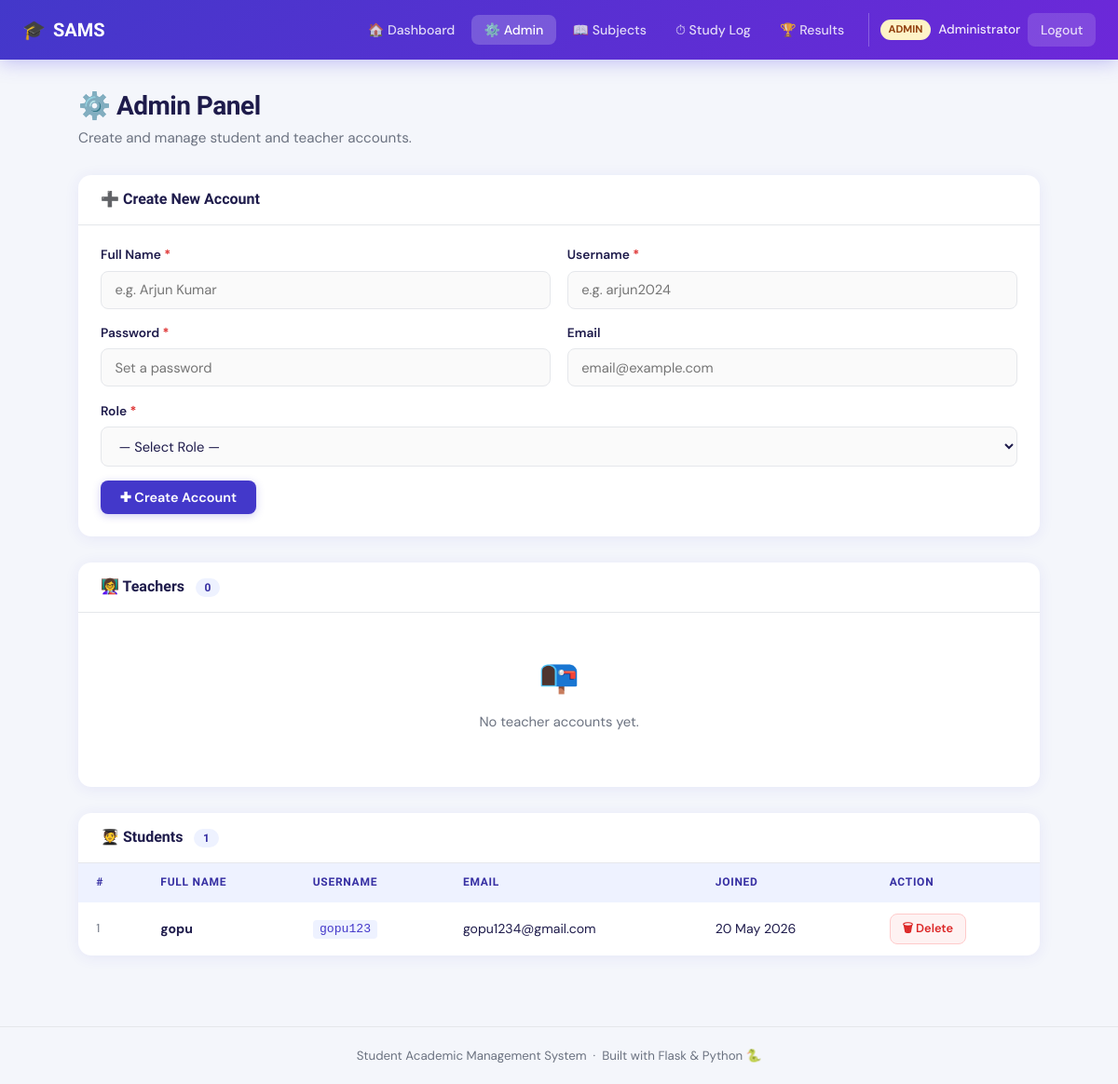
The page /admin (signed in) on the database its author committed.
### app.py (models this page shows)
class User(db.Model):
    id         = db.Column(db.Integer, primary_key=True)
    username   = db.Column(db.String(80), unique=True, nullable=False)
    password   = db.Column(db.String(200), nullable=False)  # stored as a hash, never plain text
    role       = db.Column(db.String(20), nullable=False)   # 'admin', 'teacher', 'student'
    full_name  = db.Column(db.String(100), nullable=False)
    email      = db.Column(db.String(120))
    created_at = db.Column(db.DateTime, default=datetime.utcnow)
    study_logs = db.relationship('StudyLog', backref='student', lazy=True,
                                 foreign_keys='StudyLog.student_id', cascade='all, delete-orphan')
    results    = db.relationship('Result', backref='student', lazy=True,
                                 foreign_keys='Result.student_id', cascade='all, delete-orphan')

### app.py (the view)
@app.route('/admin')
@admin_required
def admin():
    students = User.query.filter_by(role='student').order_by(User.full_name).all()
    teachers = User.query.filter_by(role='teacher').order_by(User.full_name).all()
    return render_template('admin.html', students=students, teachers=teachers)

### app.py (called while the page is built)
def admin_required(f):
    @wraps(f)
    def decorated(*args, **kwargs):
        if 'user_id' not in session:
            return redirect(url_for('login'))
        if session.get('role') != 'admin':
            flash('Access denied. Admins only.', 'danger')
            return redirect(url_for('index'))
        return f(*args, **kwargs)
    return decorated

### templates/admin.html (shortened to what this page needs)
{% extends 'base.html' %}
{% block content %}
<div class="page-header">
    <h1>⚙️ Admin Panel</h1>
    <p>Create and manage student and teacher accounts.</p>
</div>
<div class="card">
    <div class="card-header"><h2>➕ Create New Account</h2></div>
    <form method="POST" action="{{ url_for('add_user') }}" class="form">
        <div class="form-row">
            <div class="form-group">
                <label>Full Name <span class="required">*</span></label>
                <input type="text" name="full_name" placeholder="e.g. Arjun Kumar" required>
            </div>
            <div class="form-group">
                <label>Username <span class="required">*</span></label>
                <input type="text" name="username" placeholder="e.g. arjun2024" required>
            </div>
        </div>
        <div class="form-row">
            <div class="form-group">
                <label>Password <span class="required">*</span></label>
                <input type="password" name="password" placeholder="Set a password" required>
            </div>
            <div class="form-group">
                <label>Email</label>
                <input type="email" name="email" placeholder="email@example.com">
            </div>
        </div>
        <div class="form-group">
            <label>Role <span class="required">*</span></label>
            <select name="role" required>
                <option value="">— Select Role —</option>
            </select>
        </div>
        <button type="submit" class="btn btn-primary">✚ Create Account</button>
    </form>
</div>
<div class="card">
    <div class="card-header">
        <h2>👩‍🏫 Teachers <span class="count-badge">{{ teachers | length }}</span></h2>
    </div>
    {% if teachers %}
    <div class="table-wrap">
    <table class="table">
        <thead><tr><th>#</th><th>Full Name</th><th>Username</th><th>Email</th><th>Action</th></tr></thead>
        <tbody>
            {% for t in teachers %}
            <tr>
                <td class="row-num">{{ loop.index }}</td>
                <td><strong>{{ t.full_name }}</strong></td>
                <td><code>{{ t.username }}</code></td>
                <td>{{ t.email or '—' }}</td>
                <td>
                    <a href="{{ url_for('delete_user', id=t.id) }}"
                       class="btn btn-danger btn-sm"
                       onclick="return confirm('Delete teacher account for {{ t.full_name }}?')">🗑 Delete</a>
                </td>
            </tr>
            {% endfor %}
        </tbody>
    </table>
    </div>
    {% else %}
    <div class="empty-state"><div class="empty-icon">📭</div><p>No teacher accounts yet.</p></div>
    {% endif %}
</div>
<div class="card">
    <div class="card-header">
        <h2>🧑‍🎓 Students <span class="count-badge">{{ students | length }}</span></h2>
    </div>
    {% if students %}
    <div class="table-wrap">
    <table class="table">
        <thead><tr><th>#</th><th>Full Name</th><th>Username</th><th>Email</th><th>Joined</th><th>Action</th></tr></thead>
        <tbody>
            {% for s in students %}
            <tr>
                <td class="row-num">{{ loop.index }}</td>
                <td><strong>{{ s.full_name }}</strong></td>
                <td><code>{{ s.username }}</code></td>
                <td>{{ s.email or '—' }}</td>
                <td>{{ s.created_at.strftime('%d %b %Y') }}</td>
                <td>
                    <a href="{{ url_for('delete_user', id=s.id) }}"
                       class="btn btn-danger btn-sm"
                       onclick="return confirm('Delete student account for {{ s.full_name }}?')">🗑 Delete</a>
                </td>
            </tr>
            {% endfor %}
        </tbody>
    </table>
    </div>
    {% else %}
    <div class="empty-state"><div class="empty-icon">📭</div><p>No student accounts yet.</p></div>
    {% endif %}
</div>
{% endblock %}

### templates/base.html (shortened to what this page needs)
<!DOCTYPE html>
<html lang="en">
<head>
    <link rel="stylesheet" href="{{ url_for('static', filename='style.css') }}">
</head>
<body>
<nav class="navbar">
    <a href="{{ url_for('index') }}" class="nav-brand">
        <span>🎓</span><span>SAMS</span>
    </a>
    <ul class="nav-links">
        <li><a href="{{ url_for('index') }}" class="{{ 'active' if request.endpoint == 'index' else '' }}">🏠 Dashboard</a></li>
        {% if session.get('role') == 'admin' %}
        <li><a href="{{ url_for('admin') }}" class="{{ 'active' if request.endpoint == 'admin' else '' }}">⚙️ Admin</a></li>
        {% endif %}
        <li><a href="{{ url_for('subjects') }}" class="{{ 'active' if request.endpoint == 'subjects' else '' }}">📖 Subjects</a></li>
        <li><a href="{{ url_for('study_log') }}" class="{{ 'active' if request.endpoint == 'study_log' else '' }}">⏱ Study Log</a></li>
        <li><a href="{{ url_for('results') }}" class="{{ 'active' if request.endpoint == 'results' else '' }}">🏆 Results</a></li>
        <li class="nav-user">
            <span class="role-pill role-{{ session.get('role') }}">{{ session.get('role', '').upper() }}</span>
            <span class="nav-name">{{ session.get('full_name', '') }}</span>
            <a href="{{ url_for('logout') }}" class="btn-logout">Logout</a>
        </li>
    </ul>
</nav>
<main class="container">
    {% block content %}{% endblock %}
</main>
<footer class="footer">
    <p>Student Academic Management System &nbsp;·&nbsp; Built with Flask &amp; Python 🐍</p>
</footer>
</body>
</html>

### rows shown on the page
User: full_name "gopu", username "gopu123", email "gopu1234@gmail.com", created_at "20 May 2026"

### other values the page prints
{{ session.get('role', '').upper() }} "ADMIN"
{{ session.get('full_name', '') }} "Administrator"
{{ teachers | length }} "0"
{{ students | length }} "1"
